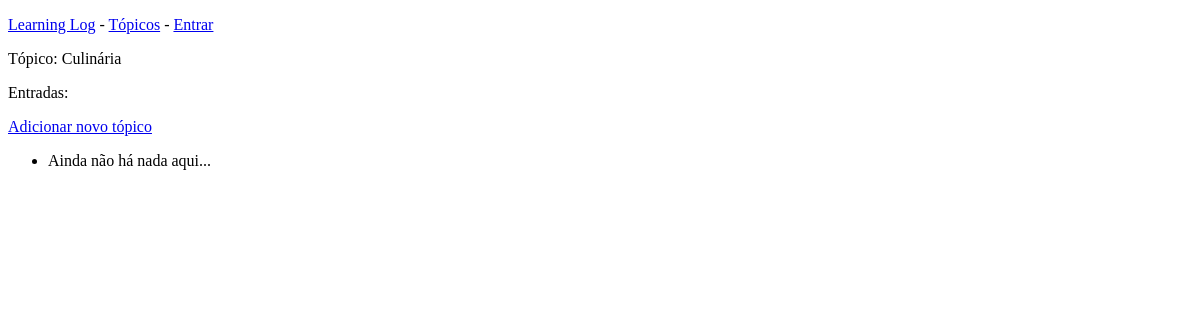
The page /topics/7/ on the database as committed earlier.
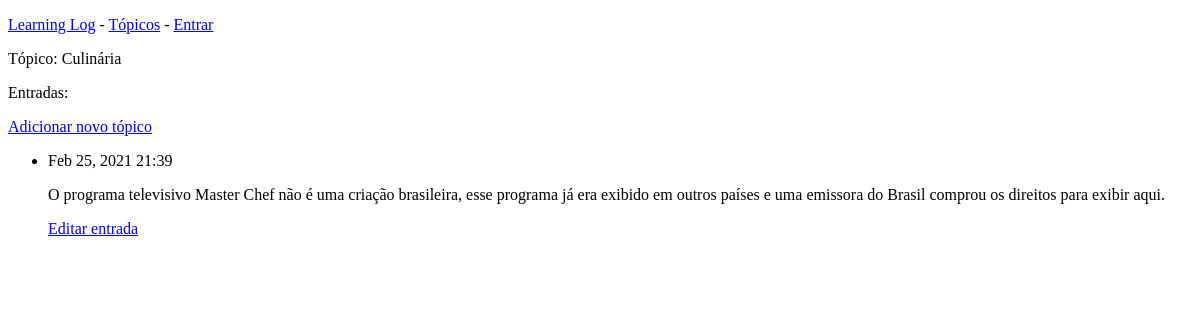
The same page on the database as committed later.
### learning_logs/models.py (models this page shows, shortened)
class Entry(models.Model):
    topic = models.ForeignKey(Topic, on_delete=models.DO_NOTHING)
    text = models.TextField(default="")
    date_added = models.DateTimeField(auto_now_add=True)
    class Meta:
        verbose_name_plural = 'entries'

### learning_logs/views.py (the view)
# urls.py: url(r'^topics/(?P<topic_id>\d+)/$', views.topic, name='topic'),
def topic(request, topic_id):
    topic = Topic.objects.get(id=topic_id)
    entries = topic.entry_set.order_by('-date_added')
    context = {'topic': topic, 'entries': entries}
    return render(request, 'learning_logs/topic.html', context)

### learning_logs/models.py (called while the page is built)
    def __str__(self):
        return self.text

### learning_logs/templates/learning_logs/topic.html (shortened to what this page needs)
{% extends 'learning_logs/base.html' %}
{% block content %}
    <p>Tópico: {{ topic }}</p>
    <p>Entradas:</p>
    <p>
        <a href="{% url 'learning_logs:new_entry' topic.id %}">Adicionar novo tópico</a>
    </p>
    <ul>
        {% for entry in entries %}
            <li>
                <p>{{ entry.date_added | date:'M d, Y H:i' }}</p>
                <p>{{ entry.text | linebreaks }}</p>
                <p>
                    <a href="{% url 'learning_logs:edit_entry' entry.id %}">Editar entrada</a>
                </p>
            </li>
            {% empty %}
            <li>
                Ainda não há nada aqui...
            </li>
            {% endfor %}
    </ul>
{% endblock content %}

Rows that differ between the two databases and show on the page:
added Entry: date_added "Feb 25, 2021 21:39", text "O programa televisivo Master Chef não é uma criação brasileira, esse programa já era exibido em outros países e uma emissora do Brasil comprou os direitos para exibir aqui."
Other text that changed with them:
text no longer shown: "Ainda não há nada aqui..."
